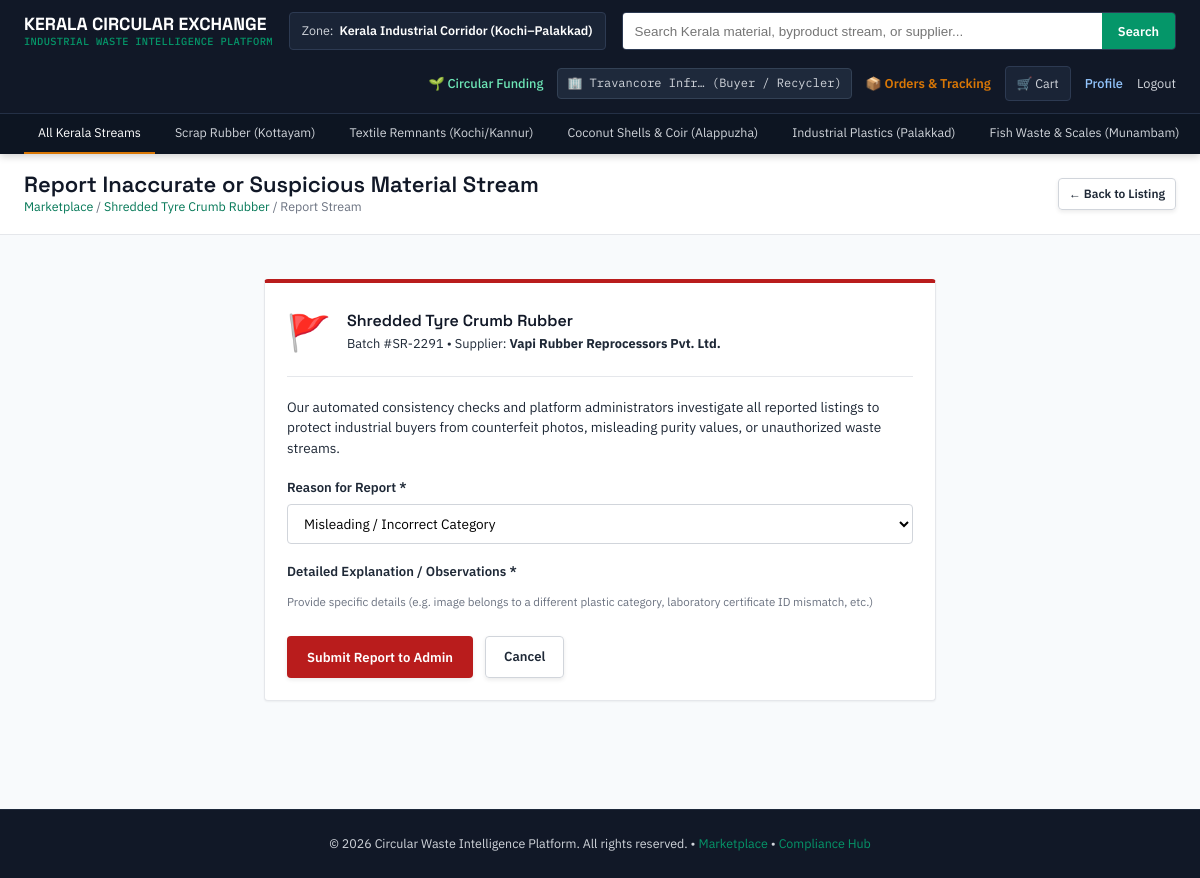
The app's page /report/1/ (signed in) with its own data.
### accounts/models.py (models this page shows, shortened)
class Company(models.Model):
    USER_TYPES = [
        ('supplier', 'Supplier / Waste Generator'),
        ('buyer', 'Buyer / Recycler'),
        ('both', 'Dual Enterprise (Both Buyer & Supplier)'),
    ]
    STATUS = [
        ('pending', 'Pending Verification'),
        ('auto_verified', 'Auto Verified'),
        ('manual_approved', 'Manually Approved'),
        ('verified', 'Verified'),
        ('rejected', 'Rejected'),
        ('flagged', 'Flagged for Review'),
    ]
    user = models.OneToOneField(
        User,
        on_delete=models.CASCADE,
        related_name='company'
    )
    company_name = models.CharField(max_length=200)
    registration_number = models.CharField(
        max_length=100,
        unique=True
    )
    gstin = models.CharField(
        max_length=15,
        unique=True
    )
    authorized_person = models.CharField(
        max_length=150
    )
    phone = models.CharField(
        max_length=15
    )
    address = models.TextField()
    user_type = models.CharField(
        max_length=20,
        choices=USER_TYPES
    )
    permit_document = models.FileField(
        upload_to='permits/',
        blank=True,
        null=True,
        help_text='Upload business registration certificate or pollution control permit.'
    )
    logo_image = models.FileField(
        upload_to='company_logos/',
        blank=True,
        null=True,
        help_text='Enterprise profile picture or company logo.'
    )
    verification_status = models.CharField(
        max_length=20,
        choices=STATUS,
        default='pending'
    )
    email_otp = models.CharField(
        max_length=6,
        blank=True,
        default="",
        help_text="6-digit Email verification OTP code"
    )
    is_email_verified = models.BooleanField(
        default=False,
        help_text="Whether company contact email is verified via OTP"
    )
    verified_at = models.DateTimeField(
        null=True,
        blank=True
    )
    created_at = models.DateTimeField(
        auto_now_add=True
    )

### marketplace/models.py (models this page shows, shortened)
class MaterialListing(models.Model):
    CATEGORY_CHOICES = [
        ("rubber", "Scrap Rubber"),
        ("textile", "Textile Remnants"),
        ("coconut", "Coconut Shells"),
        ("plastic", "Plastic Fragments"),
        ("fish", "Fish Scales"),
        ("paper", "Paper Waste"),
        ("metal", "Metal Scrap"),
    ]
    IMAGE_VERIFICATION_CHOICES = [
        ("Likely Match", "Likely Match"),
        ("Manual Review", "Manual Verification Required"),
        ("Possible Mismatch", "Possible Mismatch"),
    ]
    STATUS_CHOICES = [
        ("active", "Active"),
        ("pending_permit", "Pending Permit"),
        ("fulfilled", "Fulfilled"),
    ]
    APPROVAL_STATUS_CHOICES = [
        ("pending", "Pending Admin Review"),
        ("approved", "Approved & Live on Marketplace"),
        ("rejected", "Rejected"),
    ]
    supplier = models.ForeignKey(Company, on_delete=models.CASCADE, related_name="listings")
    category_ref = models.ForeignKey(MaterialCategory, on_delete=models.SET_NULL, null=True, blank=True, related_name="listings")
    material_name = models.CharField(max_length=255)
    category = models.CharField(max_length=20, choices=CATEGORY_CHOICES, default="rubber")
    batch_id = models.CharField(max_length=50, blank=True, default="")
    description = models.TextField(blank=True, default="", help_text="Detailed material composition, source process, and usage recommendations")
    price_per_ton = models.DecimalField(max_digits=10, decimal_places=2)
    recommended_price = models.DecimalField(max_digits=10, decimal_places=2, default=0.00)
    volume_tons = models.DecimalField(max_digits=10, decimal_places=2, help_text="Total available quantity")
    quantity_unit = models.CharField(max_length=20, default="Tons", choices=[("Tons", "Tons"), ("Kg", "Kilograms"), ("Litres", "Litres")])
    condition = models.CharField(max_length=50, default="Recyclable Clean", choices=[("Recyclable Clean", "Recyclable Clean"), ("Unsorted Bulk", "Unsorted Bulk"), ("Reconditioned", "Reconditioned"), ("Processed Scrap", "Processed Scrap")])
    purity_percent = models.PositiveSmallIntegerField(default=90)
    trust_score = models.PositiveSmallIntegerField(default=85)
    location = models.CharField(max_length=255, default="Kochi, Kerala")
    permit_verified = models.BooleanField(default=True)
    status = models.CharField(max_length=20, choices=STATUS_CHOICES, default="active")
    approval_status = models.CharField(max_length=20, choices=APPROVAL_STATUS_CHOICES, default="approved")
    mismatch_warning = models.CharField(max_length=255, blank=True, default="", help_text="Consistency checking alert if category conflicts with name/image")
    is_active = models.BooleanField(default=True)
    image = models.FileField(upload_to="listings/", blank=True, null=True, help_text="Upload waste stream batch photo (JPG, PNG, WebP)")
    image_verification_status = models.CharField(
        max_length=50,
        choices=IMAGE_VERIFICATION_CHOICES,
        default="Manual Review",
        help_text="Automated preliminary image content verification status"
    )
    image_verification_score = models.FloatField(
        default=0.0,
        help_text="Confidence match score percentage (0-100%) based on visual features"
    )
    image_detected_category = models.CharField(
        max_length=100,
        blank=True,
        default="",
        help_text="Detected waste category based on image visual signature"
    )
    use_category_symbol = models.BooleanField(
        default=False,
        help_text="Automatically set to True if uploaded images fail verification, displaying the official category symbol instead."
    )
    quality_certificate = models.FileField(upload_to="quality_certs/", blank=True, null=True, help_text="Chemical lab test report & purity certificate")
    quality_grade = models.CharField(
        max_length=20,
        choices=[
            ("grade_a", "Grade A - Certified Lab Tested"),
            ("grade_b", "Grade B - Secondary Feedstock"),
            ("grade_c", "Grade C - Raw Unsorted Byproduct"),
        ],
        default="grade_a"
    )
    sampling_protocol = models.CharField(
        max_length=255,
        default="Standard Composite Sampling per ASTM D6323 with pre-dispatch retention sample held"
    )
    lab_accreditation_number = models.CharField(
        max_length=100,
        blank=True,
        default="NABL-KL-2026/TC-8812",
        help_text="Accredited testing laboratory certification reference ID"
    )
    lab_audit_status = models.CharField(
        max_length=25,
        choices=[
            ("audited_verified", "Audited & Lab Verified"),
            ("pending_audit", "Pending Lab Audit"),
            ("self_declared", "Supplier Self-Declared"),
        ],
        default="audited_verified"
    )
    moq_tons = models.DecimalField(max_digits=8, decimal_places=2, default=10.00, help_text="Minimum Order Quantity (tons)")
    lead_time_days = models.PositiveIntegerField(default=4)
    packaging_type = models.CharField(max_length=150, default="Woven poly bulk bags, 500 kg")
    moisture_percent = models.DecimalField(max_digits=5, decimal_places=2, default=1.80)
    contamination_percent = models.DecimalField(max_digits=5, decimal_places=2, default=0.40)
    particle_size = models.CharField(max_length=100, default="2–5 mm")
    compliance_id = models.CharField(max_length=100, default="KPCB-WM-22910")
    created_at = models.DateTimeField(auto_now_add=True)
    updated_at = models.DateTimeField(auto_now=True)

### marketplace/views.py (the view)
# urls.py: path("report/<int:pk>/", views.report_listing, name="report_listing"),
@login_required
def report_listing(request, pk):
    listing = get_object_or_404(MaterialListing, pk=pk)
    if request.method == 'POST':
        form = ReportedListingForm(request.POST)
        if form.is_valid():
            report = form.save(commit=False)
            report.listing = listing
            report.reported_by = request.user
            report.save()
            messages.success(
                request,
                f"Thank you. Your report regarding '{listing.material_name}' has been lodged with Platform Admin for verification."
            )
            return redirect('product_detail', pk=pk)
    else:
        form = ReportedListingForm()
    return render(request, 'report_listing.html', {'form': form, 'listing': listing})

### marketplace/forms.py
class ReportedListingForm(forms.ModelForm):
    class Meta:
        model = ReportedListing
        fields = ['reason', 'details']
        widgets = {
            'reason': forms.Select(
                choices=[
                    ('Misleading / Incorrect Category', 'Misleading / Incorrect Category'),
                    ('Suspected Fake Image / Quality Sheet', 'Suspected Fake Image / Quality Sheet'),
                    ('Mismatched Chemical Assay Purity', 'Mismatched Chemical Assay Purity'),
                    ('Commercial Non-compliance / Scam', 'Commercial Non-compliance / Scam'),
                    ('Other', 'Other Violation'),
                ],
                attrs={'class': 'form-control'}
            ),
            'details': forms.Textarea(attrs={'class': 'form-control', 'rows': 3, 'placeholder': 'Provide specific details for admin investigation...'}),
        }

### templates/report_listing.html (shortened to what this page needs)
{% extends "base.html" %}
{% block content %}
<div class="page-title-bar">
    <div class="wrap">
        <div>
            <h1 style="font-size: var(--step-2);">Report Inaccurate or Suspicious Material Stream</h1>
            <div class="breadcrumb">
                <a href="{% url 'index' %}">Marketplace</a> /
                <a href="{% url 'product_detail' listing.pk %}">{{ listing.material_name }}</a> /
                Report Stream
            </div>
        </div>
        <div>
            <a href="{% url 'product_detail' listing.pk %}" class="btn btn-outline btn-sm">&larr; Back to Listing</a>
        </div>
    </div>
</div>
<div class="wrap" style="max-width: 720px; padding: 20px 24px 60px;">
    <div class="panel" style="border-top: 4px solid var(--danger);">
        <div style="display: flex; gap: 16px; align-items: center; margin-bottom: 20px; padding-bottom: 16px; border-bottom: 1px solid var(--slate-200);">
            <div style="font-size: 2.2rem;">🚩</div>
            <div>
                <h3 style="margin-bottom: 4px;">{{ listing.material_name }}</h3>
                <div style="font-size: 0.8rem; color: var(--slate-600);">
                    Batch #{{ listing.batch_id }} &bull; Supplier: <strong>{{ listing.supplier.company_name }}</strong>
                </div>
            </div>
        </div>
        <p style="font-size: 0.85rem; color: var(--slate-600); margin-bottom: 20px; line-height: 1.5;">
            Our automated consistency checks and platform administrators investigate all reported listings to protect industrial buyers from counterfeit photos, misleading purity values, or unauthorized waste streams.
        </p>
        <form method="POST">
            <div style="margin-bottom: 18px;">
                <label style="display: block; font-weight: 600; font-size: 0.82rem; margin-bottom: 6px;">Reason for Report *</label>
                {{ form.reason }}
            </div>
            <div style="margin-bottom: 24px;">
                <label style="display: block; font-weight: 600; font-size: 0.82rem; margin-bottom: 6px;">Detailed Explanation / Observations *</label>
                <span style="font-size: 0.72rem; color: var(--slate-500);">Provide specific details (e.g. image belongs to a different plastic category, laboratory certificate ID mismatch, etc.)</span>
            </div>
            <div style="display: flex; gap: 12px;">
                <button type="submit" class="btn btn-danger" style="padding: 10px 20px;">
                    Submit Report to Admin
                </button>
                <a href="{% url 'product_detail' listing.pk %}" class="btn btn-outline" style="padding: 10px 18px;">
                    Cancel
                </a>
            </div>
        </form>
    </div>
</div>
{% endblock %}

### templates/base.html (shortened to what this page needs)
<!DOCTYPE html>
<html lang="en">
<head>
</head>
<body>
<header class="site-header">
    <div class="header-top">
        <a href="{% url 'index' %}" class="logo">
            KERALA CIRCULAR EXCHANGE
            <span>INDUSTRIAL WASTE INTELLIGENCE PLATFORM</span>
        </a>
        <div class="zone-picker" title="Active Regional Supply-Chain Zone">
            Zone: <strong>Kerala Industrial Corridor (Kochi–Palakkad)</strong>
        </div>
        <form class="search-bar" action="{% url 'index' %}" method="GET" role="search">
            <input type="text" name="q" value="{{ request.GET.q|default:'' }}" placeholder="Search Kerala material, byproduct stream, or supplier...">
            <button type="submit">Search</button>
        </form>
        <div class="header-actions">
            <a href="{% url 'funding_list' %}" style="color: #6ee7b7; font-weight: 500; font-size: 0.8rem;">🌱 Circular Funding</a>
            {% if request.user.is_authenticated %}
                {% if request.user.company %}
                    <a href="{% url 'profile' %}" class="user-tag" title="View Enterprise Profile: {{ request.user.company.company_name }}">🏢 {{ request.user.company.company_name|truncatechars:16 }} ({{ request.user.company.get_user_type_display }})</a>
                    {% if request.user.company.user_type == 'supplier' %}
                        <a href="{% url 'dashboard' %}" style="font-weight:600; color:var(--emerald);">Supplier Hub</a>
                        <a href="{% url 'listing_create' %}" class="btn btn-primary btn-sm">+ List Waste</a>
                    {% elif request.user.company.user_type == 'buyer' %}
                        <a href="{% url 'buyer_orders' %}" style="font-weight:600; color:var(--amber);">📦 Orders & Tracking</a>
                        <a href="{% url 'cart_view' %}" class="cart-pill">🛒 Cart</a>
                    {% endif %}
                {% else %}
                    <a href="{% url 'profile' %}" class="user-tag">{{ request.user.username }}</a>
                    <a href="{% url 'buyer_orders' %}" style="font-weight:600; color:var(--amber);">📦 Orders</a>
                    <a href="{% url 'cart_view' %}" class="cart-pill">🛒 Cart</a>
                {% endif %}
                <a href="{% url 'profile' %}" style="color: #93c5fd; font-weight: 500;">Profile</a>
                <a href="{% url 'logout' %}">Logout</a>
            {% else %}
                <a href="{% url 'login' %}">Login</a>
                <a href="{% url 'signup' %}" class="btn btn-primary btn-sm">Register Enterprise</a>
                <a href="{% url 'cart_view' %}" class="cart-pill">🛒 Cart</a>
            {% endif %}
        </div>
    </div>
    <nav class="category-ribbon" aria-label="Material categories">
        <div class="wrap">
            <a href="{% url 'index' %}" class="{% if not request.GET.category %}active{% endif %}">All Kerala Streams</a>
            <a href="{% url 'index' %}?category=rubber" class="{% if request.GET.category == 'rubber' %}active{% endif %}">Scrap Rubber (Kottayam)</a>
            <a href="{% url 'index' %}?category=textile" class="{% if request.GET.category == 'textile' %}active{% endif %}">Textile Remnants (Kochi/Kannur)</a>
            <a href="{% url 'index' %}?category=coconut" class="{% if request.GET.category == 'coconut' %}active{% endif %}">Coconut Shells & Coir (Alappuzha)</a>
            <a href="{% url 'index' %}?category=plastic" class="{% if request.GET.category == 'plastic' %}active{% endif %}">Industrial Plastics (Palakkad)</a>
            <a href="{% url 'index' %}?category=fish" class="{% if request.GET.category == 'fish' %}active{% endif %}">Fish Waste & Scales (Munambam)</a>
        </div>
    </nav>
</header>
<main class="main-content">
    {% block content %}{% endblock %}
</main>
<footer class="site-footer">
    <div class="wrap">
        &copy; 2026 Circular Waste Intelligence Platform. All rights reserved. &bull;
        <a href="{% url 'index' %}">Marketplace</a> &bull;
        <a href="{% url 'verification_panel' %}">Compliance Hub</a>
    </div>
</footer>
</body>
</html>

### templates/report_listing.html (style rules this page uses)
.form-control { width: 100%; padding: 9px 12px; border: 1px solid var(--slate-300); border-radius: var(--radius); font-family: inherit; font-size: 0.85rem; background: #fff; }

### records on screen
MaterialListing: material_name "Shredded Tyre Crumb Rubber", batch_id "SR-2291", supplier.company_name "Vapi Rubber Reprocessors Pvt. Ltd."

### other values on screen
{{ request.user.company.company_name|truncatechars:16 }} "Travancore Infr…"
{{ request.user.company.get_user_type_display }} "Buyer / Recycler"
